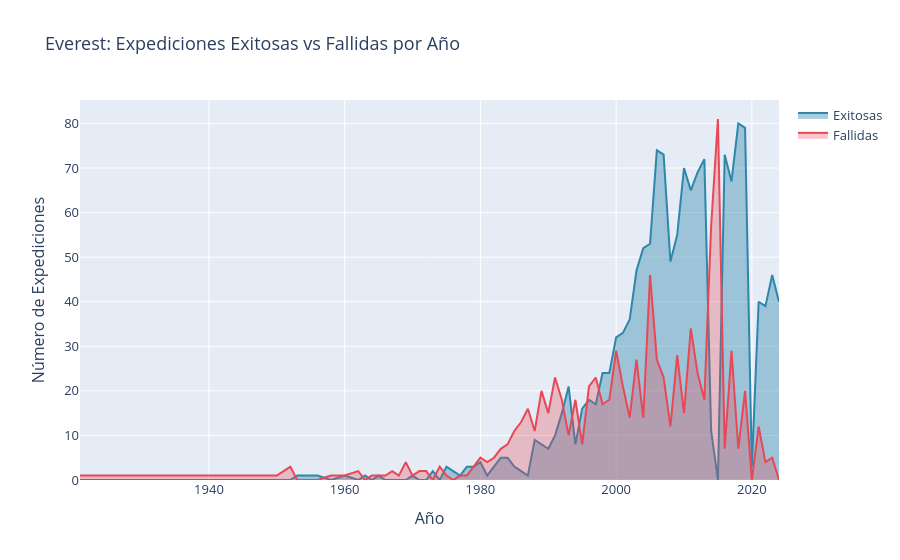

Notebook cell for this chart:
### Code cell
# Serie temporal anual: éxito vs fracaso
ev_annual = (
    everest.groupby('year')
    .agg(
        total=('expid', 'count'),
        exitosas=('success1', 'sum'),
    )
    .reset_index()
)
ev_annual['fallidas'] = ev_annual['total'] - ev_annual['exitosas']

fig_ev = go.Figure()
fig_ev.add_trace(go.Scatter(
    x=ev_annual['year'], y=ev_annual['exitosas'],
    fill='tozeroy', name='Exitosas',
    line=dict(color='#2E86AB'), fillcolor='rgba(46,134,171,0.4)',
))
fig_ev.add_trace(go.Scatter(
    x=ev_annual['year'], y=ev_annual['fallidas'],
    fill='tozeroy', name='Fallidas',
    line=dict(color='#E84855'), fillcolor='rgba(232,72,85,0.3)',
))
fig_ev.update_layout(
    title='Everest: Expediciones Exitosas vs Fallidas por Año',
    xaxis_title='Año', yaxis_title='Número de Expediciones',
    font_size=13,
)
fig_ev.write_image(str(FIGURES / 'everest_timeline.png'), scale=2)
fig_ev.show()

### Figure 1 — Plotly figure (JSON) as saved in the notebook; plotly's stock layout.template omitted (floating-point values rounded to 4 significant figures)
{"data": [{"fill": "tozeroy", "fillcolor": "rgba(46,134,171,0.4)", "line": {"color": "#2E86AB"}, "name": "Exitosas", "type": "scatter", "x": [1921, 1922, 1924, 1933, 1934, 1935, 1936, 1938, 1947, 1950, 1951, 1952, 1953, 1956, 1958, 1960, 1962, 1963, 1964, 1965, 1966, 1967, 1968, 1969, 1970, 1971, 1972, 1973, 1974, 1975, 1976, 1977, 1978, 1979, 1980, 1981, 1982, 1983, 1984, 1985, 1986, 1987, 1988, 1989, 1990, 1991, 1992, 1993, 1994, 1995, 1996, 1997, 1998, 1999, 2000, 2001, 2002, 2003, 2004, 2005, 2006, 2007, 2008, 2009, 2010, 2011, 2012, 2013, 2014, 2015, 2016, 2017, 2018, 2019, 2020, 2021, 2022, 2023, 2024], "y": [0, 0, 0, 0, 0, 0, 0, 0, 0, 0, 0, 0, 1, 1, 0, 1, 0, 1, 0, 1, 0, 0, 0, 0, 1, 0, 0, 2, 0, 3, 2, 1, 3, 3, 4, 1, 3, 5, 5, 3, 2, 1, 9, 8, 7, 10, 15, 21, 8, 16, 18, 17, 24, 24, 32, 33, 36, 47, 52, 53, 74, 73, 49, 55, 70, 65, 69, 72, 11, 0, 73, 67, 80, 79, 3, 40, 39, 46, 40]}, {"fill": "tozeroy", "fillcolor": "rgba(232,72,85,0.3)", "line": {"color": "#E84855"}, "name": "Fallidas", "type": "scatter", "x": [1921, 1922, 1924, 1933, 1934, 1935, 1936, 1938, 1947, 1950, 1951, 1952, 1953, 1956, 1958, 1960, 1962, 1963, 1964, 1965, 1966, 1967, 1968, 1969, 1970, 1971, 1972, 1973, 1974, 1975, 1976, 1977, 1978, 1979, 1980, 1981, 1982, 1983, 1984, 1985, 1986, 1987, 1988, 1989, 1990, 1991, 1992, 1993, 1994, 1995, 1996, 1997, 1998, 1999, 2000, 2001, 2002, 2003, 2004, 2005, 2006, 2007, 2008, 2009, 2010, 2011, 2012, 2013, 2014, 2015, 2016, 2017, 2018, 2019, 2020, 2021, 2022, 2023, 2024], "y": [1, 1, 1, 1, 1, 1, 1, 1, 1, 1, 2, 3, 0, 0, 1, 1, 2, 0, 1, 1, 1, 2, 1, 4, 1, 2, 2, 0, 3, 1, 0, 1, 1, 3, 5, 4, 5, 7, 8, 11, 13, 16, 11, 20, 15, 23, 18, 10, 18, 8, 21, 23, 17, 18, 29, 21, 14, 27, 14, 46, 27, 23, 12, 28, 15, 34, 24, 18, 57, 81, 7, 29, 7, 20, 0, 12, 4, 5, 0]}], "layout": {"font": {"size": 13}, "title": {"text": "Everest: Expediciones Exitosas vs Fallidas por Año"}, "xaxis": {"title": {"text": "Año"}}, "yaxis": {"title": {"text": "Número de Expediciones"}}}}
